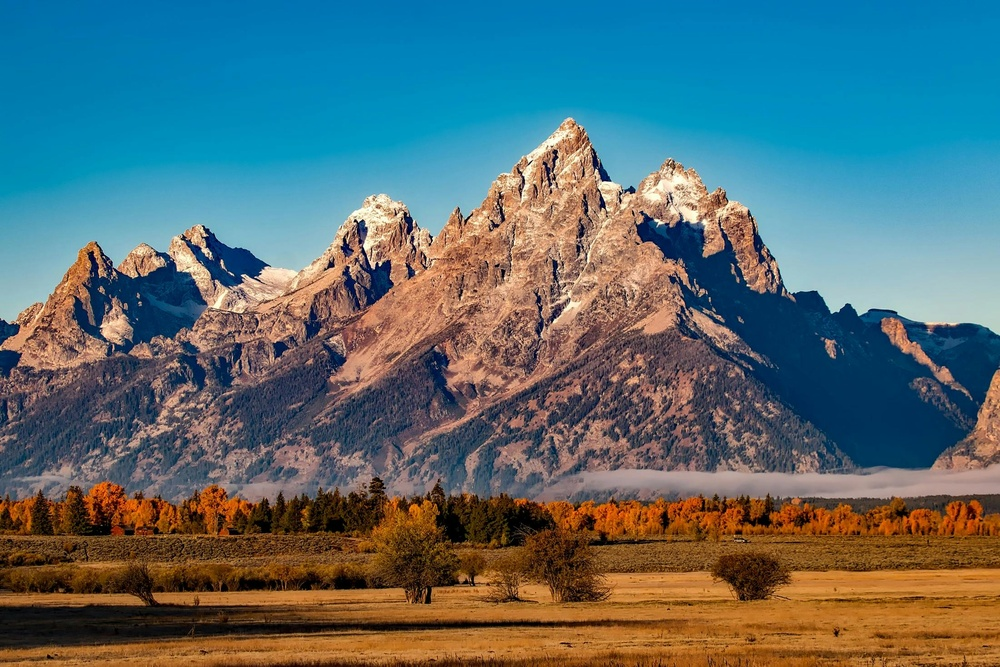
#> input picture Lab_3/image2.jpg, 1000 x 667 px, shrunk from 2201 x 1467 before the run
$ jupyter execute Q3.ipynb
#> lines starting #> are read from the running program, lines starting #| are printed output that depends on the picture; after the words box and inside, x2 and y2 are one past the last pixel; in counts of white or black regions, pixels touching at a corner belong together; long printed decimals are rounded
[cell 1]
# %%
#  RGB <-> HSI conversion and visualization

import cv2
import numpy as np
import matplotlib.pyplot as plt

# --- Load color image (as RGB for display/math) ---
img_path = "../image2.jpg"   # <-- change to your image
bgr = cv2.imread(img_path, cv2.IMREAD_COLOR)
#> bgr is the input picture: shape (667, 1000, 3); mean B, G, R 112.8, 108.7, 86.3
if bgr is None:
    raise FileNotFoundError(img_path)

rgb = cv2.cvtColor(bgr, cv2.COLOR_BGR2RGB).astype(np.float32) / 255.0  # [0,1]
H, W = rgb.shape[:2]
#> H = 667; W = 1000

plt.figure(figsize=(6,6))
plt.imshow(rgb)
plt.title("Original RGB")
plt.axis("off"); plt.show()

[cell 2]
# %%
# RGB -> HSI (true HSI, not HSV/HSL)
# Hue in radians [0, 2π), Saturation in [0,1], Intensity in [0,1]
# Ref: Gonzalez & Woods, Digital Image Processing (HSI model)

def rgb_to_hsi(rgb01):
    R = rgb01[...,0]; G = rgb01[...,1]; B = rgb01[...,2]
    eps = 1e-8

    # Intensity
    I = (R + G + B) / 3.0

    # Saturation
    min_rgb = np.minimum(np.minimum(R, G), B)
    S = 1.0 - (3.0 * min_rgb) / (R + G + B + eps)
    S = np.clip(S, 0.0, 1.0)

    # Hue
    num = 0.5 * ((R - G) + (R - B))
    den = np.sqrt((R - G)**2 + (R - B)*(G - B)) + eps
    theta = np.arccos(np.clip(num / den, -1.0, 1.0))  # [0, π]
    H = np.where(B <= G, theta, 2*np.pi - theta)      # [0, 2π)

    return H, S, I

H, S, I = rgb_to_hsi(rgb)

# Display H, S, I
# For visualization: map H from [0,2π) to [0,1]
H_vis = (H / (2*np.pi)).astype(np.float32)
S_vis = S.astype(np.float32)
I_vis = I.astype(np.float32)

fig, ax = plt.subplots(1,3, figsize=(15,5))
ax[0].imshow(H_vis, cmap="hsv"); ax[0].set_title("Hue (scaled 0..1)"); ax[0].axis("off")
ax[1].imshow(S_vis, cmap="gray"); ax[1].set_title("Saturation"); ax[1].axis("off")
ax[2].imshow(I_vis, cmap="gray"); ax[2].set_title("Intensity"); ax[2].axis("off")
plt.tight_layout(); plt.show()

[cell 3]
# %%
# HSI -> RGB (inverse)
# Using piecewise equations:
#   For 0 ≤ H < 2π/3 (RG sector), 2π/3 ≤ H < 4π/3 (GB), 4π/3 ≤ H < 2π (BR)
# See Gonzalez & Woods.

def hsi_to_rgb(H, S, I):
    H = H % (2*np.pi)
    S = np.clip(S, 0.0, 1.0)
    I = np.clip(I, 0.0, 1.0)

    R = np.zeros_like(I)
    G = np.zeros_like(I)
    B = np.zeros_like(I)

    # sector 1: 0..2π/3  (RG)
    idx = (H >= 0) & (H < 2*np.pi/3)
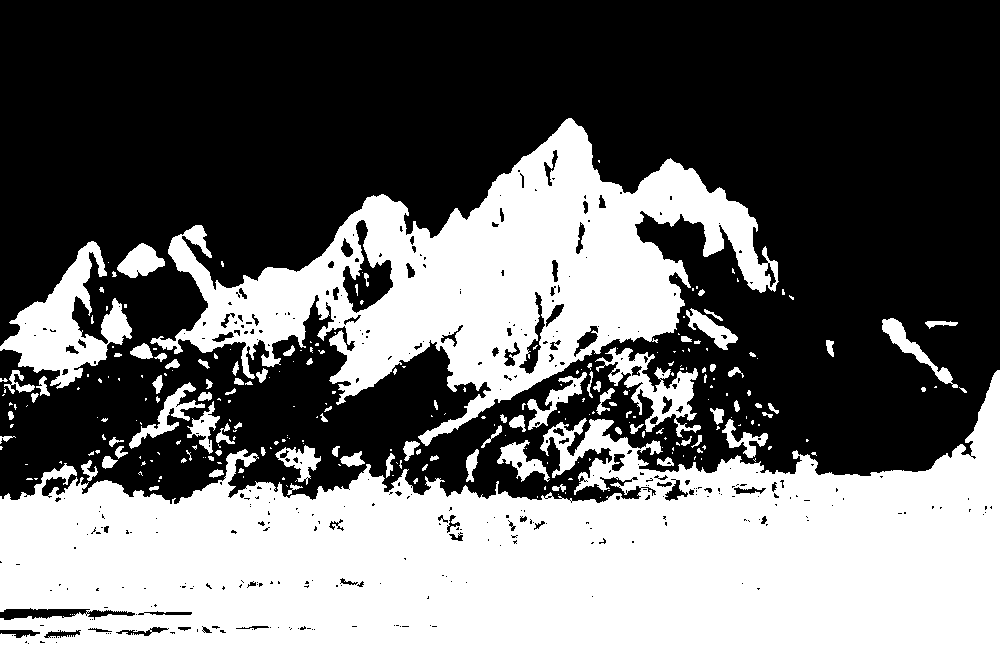
#> idx: shape (667, 1000) bool; 42.9% white; 270 white regions (175 under 20 px), largest, box (x1, y1, x2, y2) and area: (0, 370, 1000, 667) 187606, (150, 118, 779, 446) 73539, (0, 241, 132, 389) 7534
    h = H[idx]
    cos_h   = np.cos(h)
    cos_60h = np.cos(np.pi/3 - h) + 1e-8
    B[idx] = I[idx] * (1 - S[idx])
    R[idx] = I[idx] * (1 + (S[idx] * cos_h / cos_60h))
    G[idx] = 3*I[idx] - (R[idx] + B[idx])

    # sector 2: 2π/3..4π/3 (GB)
    idx = (H >= 2*np.pi/3) & (H < 4*np.pi/3)
#> idx: shape (667, 1000) bool; 49.2% white; 282 white regions (192 under 20 px), largest, box (x1, y1, x2, y2) and area: (0, 0, 1000, 474) 289445, (220, 343, 416, 462) 9461, (0, 357, 158, 500) 8566
    h = H[idx] - 2*np.pi/3
    cos_h   = np.cos(h)
    cos_60h = np.cos(np.pi/3 - h) + 1e-8
    R[idx] = I[idx] * (1 - S[idx])
    G[idx] = I[idx] * (1 + (S[idx] * cos_h / cos_60h))
    B[idx] = 3*I[idx] - (R[idx] + G[idx])

    # sector 3: 4π/3..2π (BR)
    idx = (H >= 4*np.pi/3) & (H < 2*np.pi)
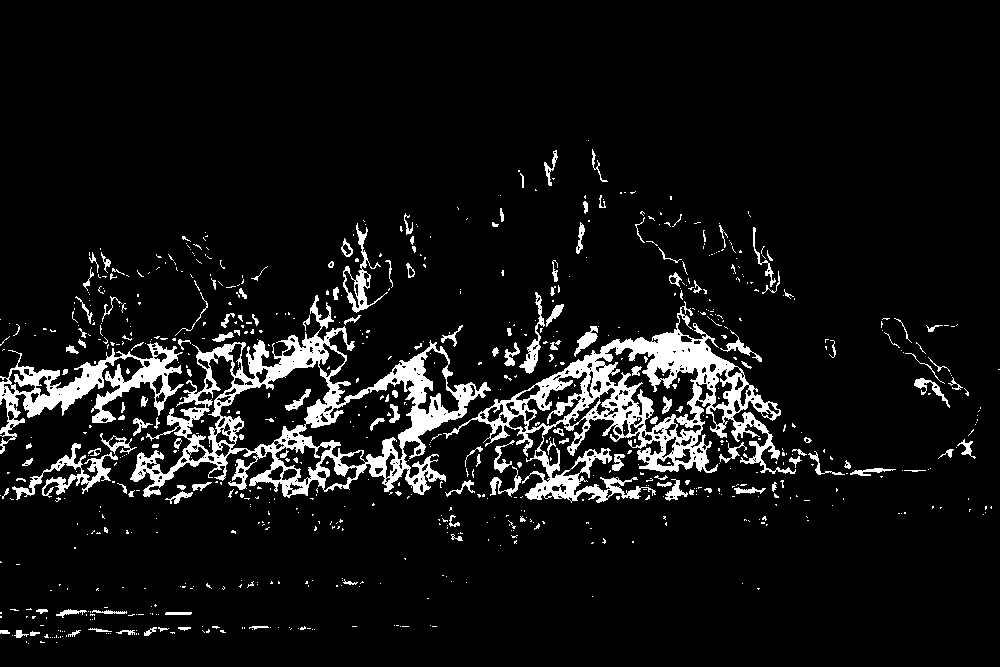
#> idx: shape (667, 1000) bool; 7.9% white; 786 white regions (631 under 20 px), largest, box (x1, y1, x2, y2) and area: (443, 301, 796, 503) 16469, (130, 295, 491, 498) 15789, (0, 342, 184, 454) 5323
    h = H[idx] - 4*np.pi/3
    cos_h   = np.cos(h)
    cos_60h = np.cos(np.pi/3 - h) + 1e-8
    G[idx] = I[idx] * (1 - S[idx])
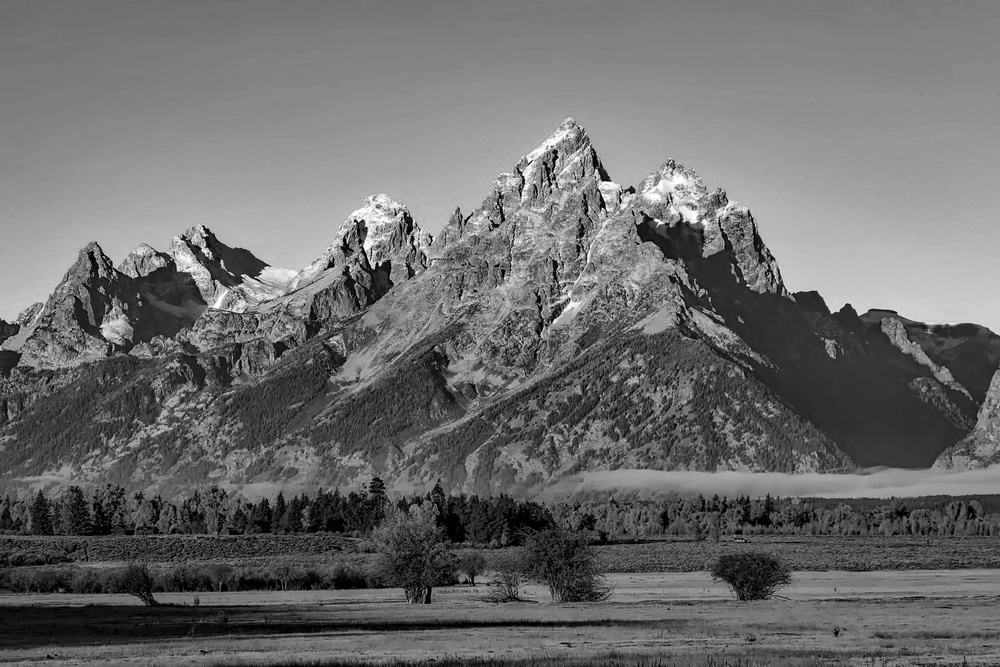
#> G: shape (667, 1000) float32; min -2.98e-08, max 1, mean 0.426; drawn with min black and max white
    B[idx] = I[idx] * (1 + (S[idx] * cos_h / cos_60h))
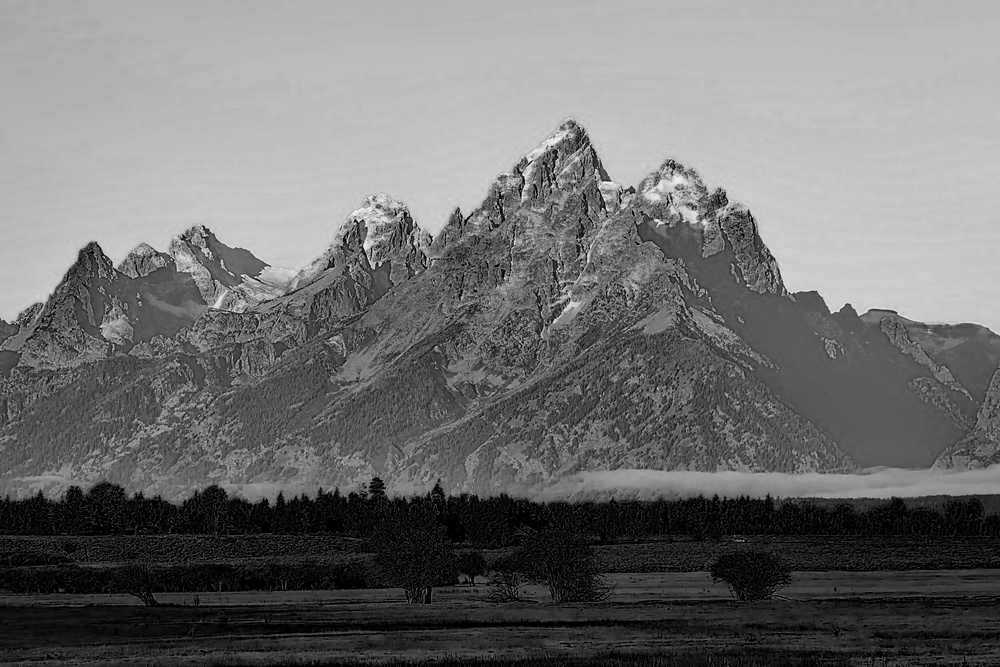
#> B: shape (667, 1000) float32; min 0, max 0.992, mean 0.442
    R[idx] = 3*I[idx] - (G[idx] + B[idx])
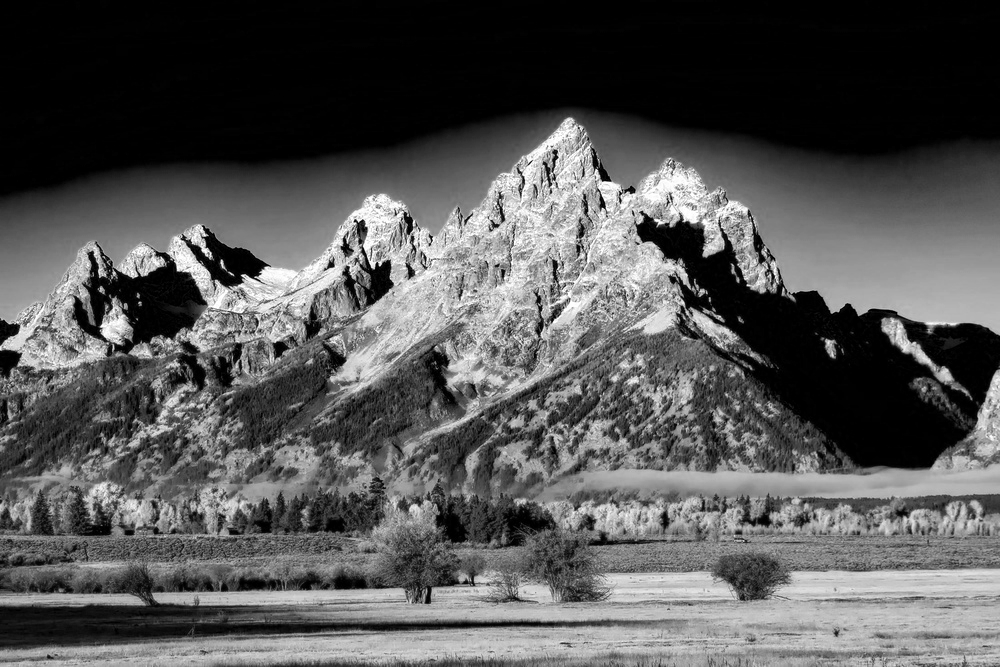
#> R: shape (667, 1000) float32; min -1.49e-08, max 1, mean 0.339; drawn with min black and max white

    rgb = np.stack([R, G, B], axis=-1)
    rgb = np.clip(rgb, 0.0, 1.0)
    return rgb

rgb_recon = hsi_to_rgb(H, S, I)
rgb_recon_u8 = (rgb_recon * 255 + 0.5).astype(np.uint8)

fig, ax = plt.subplots(1,2, figsize=(12,6))
ax[0].imshow((rgb*255+0.5).astype(np.uint8))
ax[0].set_title("Original RGB"); ax[0].axis("off")
ax[1].imshow(rgb_recon_u8)
ax[1].set_title("Reconstructed from HSI"); ax[1].axis("off")
plt.tight_layout(); plt.show()

[cell 4]
# %%
# Sanity check: reconstruction error

err = np.mean(np.abs(rgb - rgb_recon))
#> err = 3.24e-07
print(f"Mean absolute reconstruction error (RGB in [0,1]): {err:.6f}")
#| Mean absolute reconstruction error (RGB in [0,1]): 0

[cell 5]
H_rgb = plt.cm.hsv(H_vis)[..., :3]                     # HSV colormap for hue
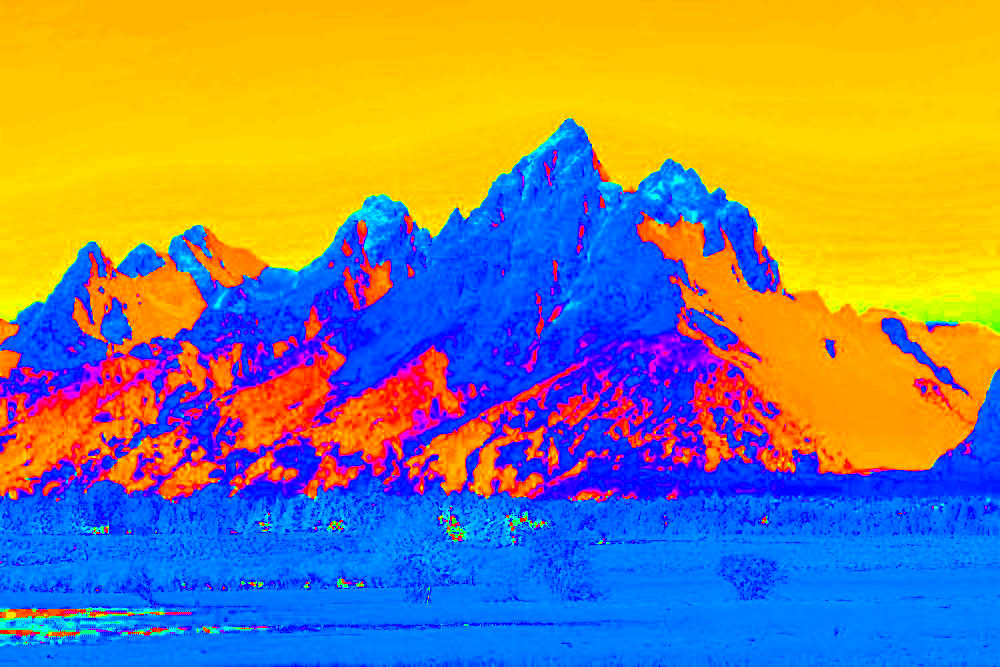
#> H_rgb: shape (667, 1000, 3) float64; mean of channels 0, 1, 2 0.485, 0.517, 0.543; drawn as B, G, R
S_rgb = np.stack([S_vis]*3, axis=-1)                   # gray triplet
I_rgb = np.stack([I_vis]*3, axis=-1)

fig, ax = plt.subplots(1,3, figsize=(15,5))
ax[0].imshow((H_rgb*255).astype(np.uint8)); ax[0].set_title("Hue (HSV colormap)"); ax[0].axis("off")
ax[1].imshow((S_rgb*255).astype(np.uint8)); ax[1].set_title("Saturation (gray)"); ax[1].axis("off")
ax[2].imshow((I_rgb*255).astype(np.uint8)); ax[2].set_title("Intensity (gray)"); ax[2].axis("off")
plt.tight_layout(); plt.show()
#> after `plt.tight_layout()`:
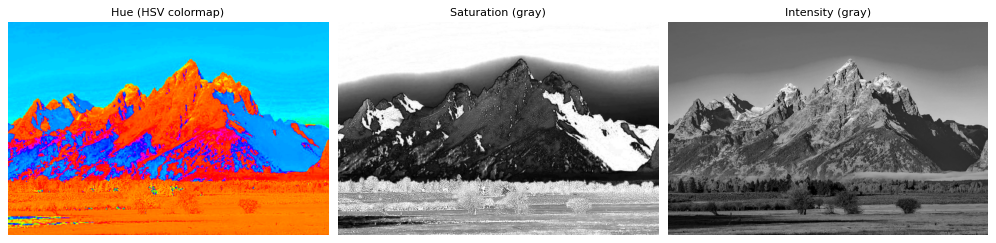
#> figure drawn by matplotlib, 3 panels
